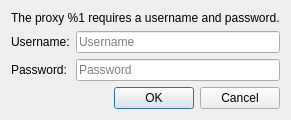
<?xml version="1.0" encoding="UTF-8"?>
<ui version="4.0">
 <class>QInstaller::ProxyCredentialsDialog</class>
 <widget class="QDialog" name="QInstaller::ProxyCredentialsDialog">
  <property name="geometry">
   <rect>
    <x>0</x>
    <y>0</y>
    <width>262</width>
    <height>114</height>
   </rect>
  </property>
  <property name="windowTitle">
   <string>Dialog</string>
  </property>
  <layout class="QVBoxLayout" name="verticalLayout">
   <item>
    <widget class="QLabel" name="infotext">
     <property name="text">
      <string>The proxy %1 requires a username and password.</string>
     </property>
    </widget>
   </item>
   <item>
    <layout class="QFormLayout" name="formLayout">
     <item row="0" column="0">
      <widget class="QLabel" name="usernameLabel">
       <property name="text">
        <string>Username:</string>
       </property>
      </widget>
     </item>
     <item row="0" column="1">
      <widget class="QLineEdit" name="usernameLineEdit">
       <property name="placeholderText">
        <string>Username</string>
       </property>
      </widget>
     </item>
     <item row="1" column="0">
      <widget class="QLabel" name="passwordLabel">
       <property name="text">
        <string>Password:</string>
       </property>
      </widget>
     </item>
     <item row="1" column="1">
      <widget class="QLineEdit" name="passwordLineEdit">
       <property name="echoMode">
        <enum>QLineEdit::Password</enum>
       </property>
       <property name="placeholderText">
        <string>Password</string>
       </property>
      </widget>
     </item>
    </layout>
   </item>
   <item>
    <widget class="QDialogButtonBox" name="buttonBox">
     <property name="orientation">
      <enum>Qt::Horizontal</enum>
     </property>
     <property name="standardButtons">
      <set>QDialogButtonBox::Cancel|QDialogButtonBox::Ok</set>
     </property>
    </widget>
   </item>
  </layout>
 </widget>
 <resources/>
 <connections>
  <connection>
   <sender>buttonBox</sender>
   <signal>accepted()</signal>
   <receiver>QInstaller::ProxyCredentialsDialog</receiver>
   <slot>accept()</slot>
   <hints>
    <hint type="sourcelabel">
     <x>248</x>
     <y>254</y>
    </hint>
    <hint type="destinationlabel">
     <x>157</x>
     <y>274</y>
    </hint>
   </hints>
  </connection>
  <connection>
   <sender>buttonBox</sender>
   <signal>rejected()</signal>
   <receiver>QInstaller::ProxyCredentialsDialog</receiver>
   <slot>reject()</slot>
   <hints>
    <hint type="sourcelabel">
     <x>316</x>
     <y>260</y>
    </hint>
    <hint type="destinationlabel">
     <x>286</x>
     <y>274</y>
    </hint>
   </hints>
  </connection>
 </connections>
</ui>
